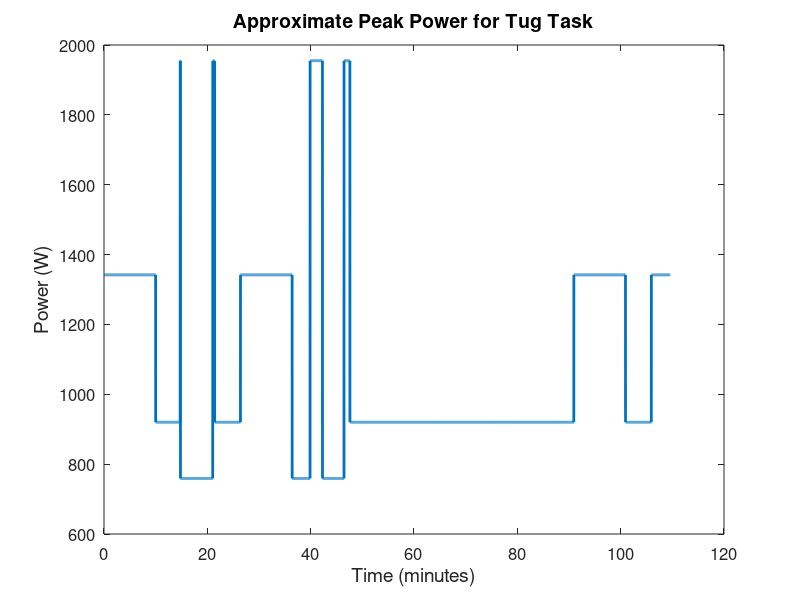

This chart was generated by the following MATLAB code:
%{

epsGen.m
SMART power subsystem sizing

Author: Jared Shimoun
Date: 1/29/18

%}

clear
clc

%% TYPES OF MANEUVERS
% Cruise [1]
% Grapple [2]
% PrimBurns [3]
% Cruise w VV [4]
% Proximity Ops [5]

%% TUG ORDER
% Grapple (2) for 10 min
% ProxOps (5) for 4.75 min
% PrimBurns (3) for 0.0455 min
% Cruise (1) for 6.25 min
% PrimBurns (3) for 0.37 min
% ProxOps (5) for 5 min
% Grapple (2) for 10 min
% Cruise w VV (4) for 4.17 min
% PrimBurns (3) for 2.4 min
% Cruise w VV (4) for 3.47 min
% PrimBurns (3) for 1.14 min
% ProxOps (5) for 43.34 min
% Grapple (2) for 10 min
% ProxOps (5) for 5 min
% Grapple (2) for 10 min

tug_man = [2, 5, 3, 1, 3, 5, 2, 4, 3, 4, 3, 5, 2, 5, 2];
t = [10, 4.75, 0.05, 6.25, 0.37, 5, 10, 3.47, 2.4, 4.17, 1.14, 43.34, 10, 5, 10];
tug_man_len = length(tug_man);
t_tug_man = ceil(sum(t));

%% Set Average Power Requirement
P_avg = 475; % Total power (W)
    
%% Set peak power requirements

p_Cruise = 759; % W
p_Grapple = 1342; % W
p_PrimBurns = 1955; % W
p_Cruise_w_VV = 759; % W
p_ProxOps = 920; % W

p = [p_Cruise, p_Grapple, p_PrimBurns, p_Cruise_w_VV, p_ProxOps];
p_peak = p;

% Set tug peak power
p_tug_total = 0;
for i = 1:tug_man_len
    cman = tug_man(i);
    p_tug_total = p_tug_total + p(cman);
end

%% Convert time to hours
min2hr = 1/60;
t_hr = t*min2hr;

%% Compute battery capacity for each phase


% Caculate total battery capacity
cap_total = 0;
for j = 1:tug_man_len
    cman = tug_man(j);
    cap_total = cap_total + p(cman)*t_hr(j);
end

cap_total

%% Compute solar array approximate size
%Triple Junction GaAs parameters
X_e = 0.60; % Assuming peak power tracking
X_d = 0.80; % Assuming peak power tracking
n_EOL = 0.28; % end of life efficiency
wc_SF = 1420; % Worst case max solar flux (W/m^2)
theta = 20; % Worst case incidence angle in degrees
T_e = 0; % hours operating in eclipse
T_d = 24; % hours operating in daylight
I_d = 0.975; % Inherent degradation
L = 5; % Satellite lifetime in years
D = 0.05; % Degredation per year (for Triple Junction GaAs)
rho_sa = 2.8; % kg/m^2

% Calculate power during eclipse and daylight
P_e = P_avg; % Power during eclipse (W)
P_d = P_avg; % Power during daylight (W)

% Beginning of life power
P0 = n_EOL * wc_SF; % nominal power
P_BOL = P0*I_d*cosd(theta);

% Life degradation
L_d = (1 - D)^L;

% Calcualate solar array power
P_sa = ((P_e*T_e)/X_e + (P_d*T_d)/X_d) / T_d;

% Calcualte EOL power
P_EOL = P_BOL * L_d;

% Calculate solar panel mass and size
A_sa = P_sa / P_EOL
M_sa = A_sa * rho_sa

%% Plots

% Set peak powers
i = 1;
P_peak_mat = zeros(1, t_tug_man*100);
for j = 1:tug_man_len
    cman = tug_man(j);
    inc = i + t(j)*100;
    P_peak_mat(i:inc) = p_peak(cman);
    i = t(j)*100 + i;
end

figure(1)
time = 0:0.01:(t_tug_man-0.01);
plot(time(1:10959), P_peak_mat(1:10959), 'linewidth', 2);
set(gca, 'fontsize', 12);
xlabel('Time (minutes)', 'fontsize', 14)
ylabel('Power (W)', 'fontsize', 14)
title('Approximate Peak Power for Tug Task', 'fontsize', 14)

